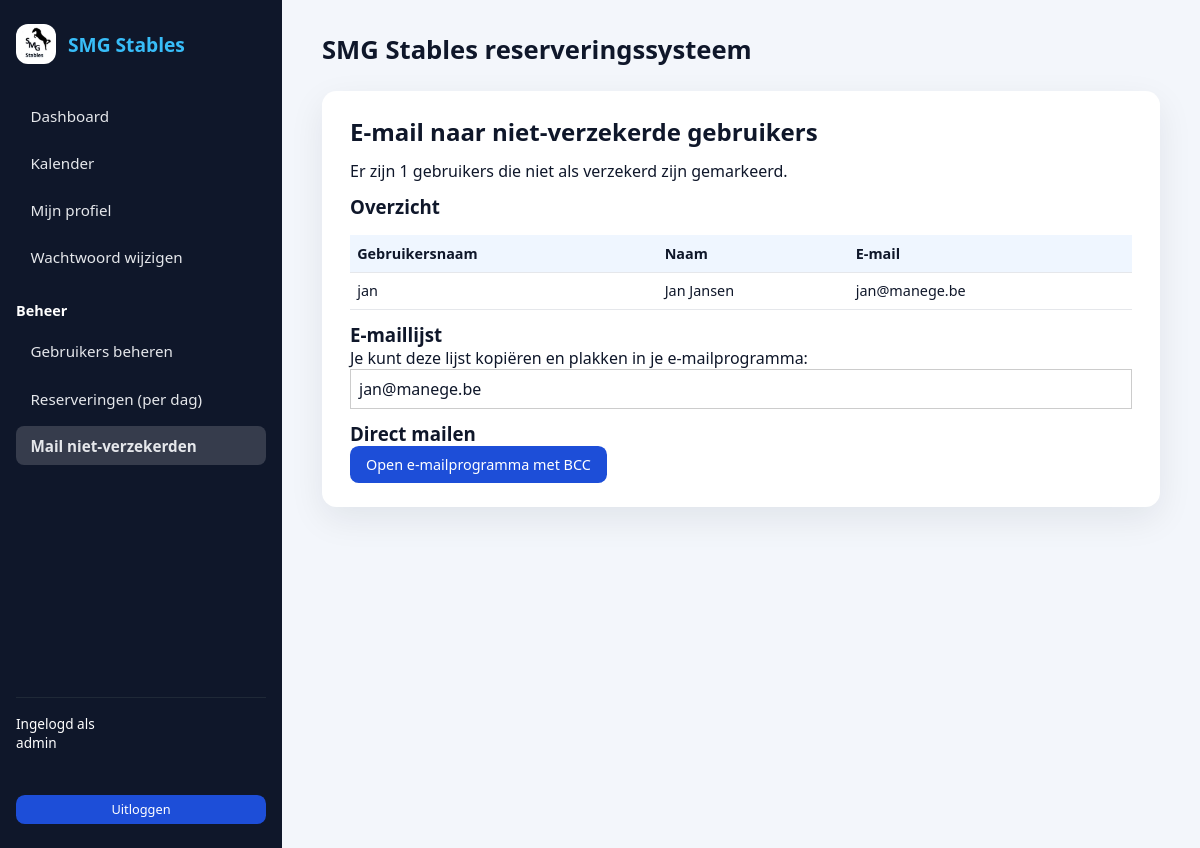
The page /admin_email_uninsured.php (signed in) on the database its author committed.
### tables this page shows
CREATE TABLE users (
  id INT AUTO_INCREMENT PRIMARY KEY,
  username VARCHAR(50) UNIQUE NOT NULL,
  password VARCHAR(255) NOT NULL,
  role ENUM('user','admin') DEFAULT 'user',
  insured BOOLEAN DEFAULT FALSE,
  email VARCHAR(120),
  phone VARCHAR(40),
  first_name VARCHAR(80),
  last_name VARCHAR(80),
  email_opt_in BOOLEAN DEFAULT TRUE,
  push_opt_in BOOLEAN DEFAULT TRUE,
  created_at TIMESTAMP DEFAULT CURRENT_TIMESTAMP
);

### admin_email_uninsured.php (the view, shortened to what this page needs)
<?php
include 'config.php';
include 'header.php';
$users = array();
$result = mysqli_query($db, "SELECT username, email, first_name, last_name FROM users WHERE insured = 0 ORDER BY username");
if ($result) {
    while ($row = mysqli_fetch_assoc($result)) {
        if ($row['email'] !== '') {
            $users[] = $row;
        }
    }
}
$email_list = '';
$first = true;
for ($i = 0; $i < count($users); $i++) {
    $u = $users[$i];
    if ($first) {
        $email_list = $u['email'];
        $first = false;
    } else {
        $email_list = $email_list . ';' . $u['email'];
    }
}
$subject = 'Verzekering paardrijden';
$body = "Beste ruiter,\n\nDit is een herinnering om je verzekering voor het paardrijden in orde te maken.\n\nMet vriendelijke groet,\nSMG Stables";
?>
<div class="card">
    <h2>E-mail naar niet-verzekerde gebruikers</h2>
    <?php if (count($users) === 0) { ?>
        <p>Alle gebruikers zijn verzekerd of er zijn geen gebruikers zonder e-mailadres.</p>
    <?php } else { ?>
        <p>Er zijn <?php echo count($users); ?> gebruikers die niet als verzekerd zijn gemarkeerd.</p>
        <h3>Overzicht</h3>
        <table class="table">
            <thead>
            <tr>
                <th>Gebruikersnaam</th>
                <th>Naam</th>
                <th>E-mail</th>
            </tr>
            </thead>
            <tbody>
            <?php foreach ($users as $u) { ?>
                <tr>
                    <td><?php echo $u['username']; ?></td>
                    <td><?php echo $u['first_name'] . ' ' . $u['last_name']; ?></td>
                    <td><?php echo $u['email']; ?></td>
                </tr>
            <?php } ?>
            </tbody>
        </table>
        <h3>E-maillijst</h3>
        <p>Je kunt deze lijst kopiëren en plakken in je e-mailprogramma:</p>
        <div style="border:1px solid #ccc; padding:0.5rem; word-wrap:break-word;">
            <?php echo $email_list; ?>
        </div>
        <h3>Direct mailen</h3>
        <?php
        $subject_encoded = str_replace(' ', '%20', $subject);
        $body_encoded = str_replace("\n", '%0D%0A', $body);
        $body_encoded = str_replace(' ', '%20', $body_encoded);
        ?>
        <p>
            <a class="btn"
               href="mailto:?bcc=<?php echo $email_list; ?>&subject=<?php echo $subject_encoded; ?>&body=<?php echo $body_encoded; ?>">
                Open e-mailprogramma met BCC
            </a>
        </p>
    <?php } ?>
</div>
<?php
include 'footer.php';

### assets/css/app.css (style rules this page uses)
* { margin: 0; padding: 0; font-family: system-ui, -apple-system, BlinkMacSystemFont, "Segoe UI", sans-serif; }
body { background: #f3f6fb; color: #0f172a; }
.card { background: #ffffff; border-radius: 0.9rem; padding: 1.5rem 1.75rem; box-shadow: 0 12px 35px rgba(15, 23, 42, 0.08); margin-bottom: 1.5rem; }
.card h2 { margin-bottom: 0.75rem; }
.card h3 { margin-top: 0.75rem; }
.btn, button { display: inline-block; border-radius: 0.55rem; padding: 0.55rem 1rem; border: none; background: #1d4ed8; color: white; font-weight: 500; cursor: pointer; text-decoration: none; text-align: center; font-size: 0.9rem; }
.table { width: 100%; border-collapse: collapse; margin-top: 1rem; font-size: 0.9rem; }
.table th, .table td { border-bottom: 1px solid #e5e7eb; padding: 0.55rem 0.45rem; text-align: left; }
.table th { font-weight: 600; background: #eff6ff; }

### rows shown on the page
users: username "jan", first_name "Jan", last_name "Jansen", email "jan@manege.be"

### other values the page prints
$_SESSION['username'] "admin"
count($users) "1"
